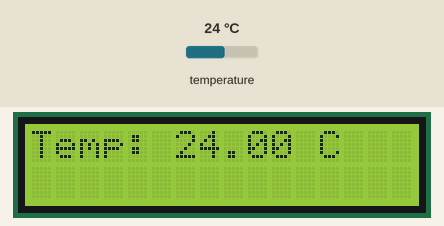
This sketch was run on a simulated Arduino Uno, built with avr-gcc and run on an emulated ATmega328P. On the bench: 16×2 character LCD. Inputs (shaded band) come from the test bench; at power-on: temperature 24 °C. What the sketch prints to the serial monitor is not drawn.

Above: at 1.2 s.
1.3 s: temperature set to 12 °C
At 3.8 s:
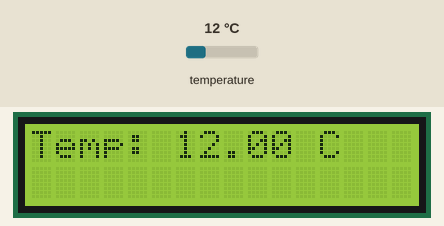
4.1 s: temperature set to 19 °C
At 5.3 s:
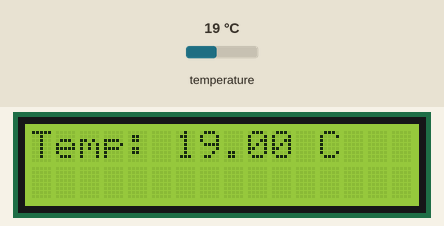
6.6 s: temperature set to 28 °C
At 9.2 s:
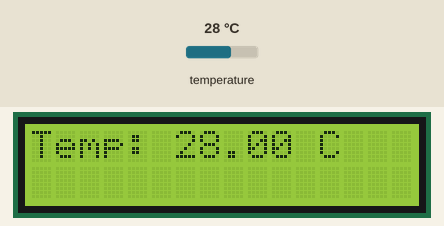
Timing chart, 0 to 10.7 s (numbered marks = the images above; inputs shaded):
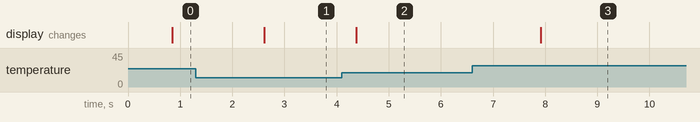

Measured:
- after the input at 1.3 s, the display: changes after 1.3 s (image 1)
- after the input at 4.1 s, the display: changes after 0.28 s (image 2)
- after the input at 6.6 s, the display: changes after 1.3 s (image 3)

The sketch:

temp-disp.ino
```cpp
// Show a DS18B20 temperature reading on the 1602 LCD Keypad Shield AND on
// serial. Combines the ds18b20 and lcd-shield PoCs into one sketch, chosen so
// that no two peripherals share a pin.
//
// Pin map (no overlaps):
//   D2        DS18B20 data (4.7k pull-up between data and 5V; parasitic NOT used)
//   D4-D7     LCD data   (shield)
//   D8, D9    LCD RS, E  (shield)
//   D10       LCD backlight (shield) -- left untouched, default-on. If the
//             screen comes up dark, add: pinMode(10, OUTPUT); digitalWrite(10, HIGH);
//   A0        buttons, all 5 on one analog resistor ladder (shield) -- unused here
//
// Reserved for later PoCs (deliberately not driven here):
//   D3        relay IN/CH. NOTE: relay.ino currently sets RELAY_PIN = 2, which
//             collides with the DS18B20 above. When building the relay PoC,
//             change that constant to 3 to match relay.ino's own wiring comment.
//   A1-A5, D11-D13   free
//
// Known limitation: the loop uses a blocking delay(1000), and the 12-bit
// conversion inside requestTemperatures() blocks ~750ms. Fine for a temperature
// readout; the buttons PoC will move to millis() scheduling so presses aren't
// missed.

#include <LiquidCrystal.h>
#include <OneWire.h>
#include <DallasTemperature.h>

// LCD wired to the shield's fixed pins: RS, E, D4, D5, D6, D7.
LiquidCrystal lcd(8, 9, 4, 5, 6, 7);

const int ONE_WIRE_BUS = 2;
OneWire oneWire(ONE_WIRE_BUS);
DallasTemperature sensors(&oneWire);

void setup() {
  Serial.begin(9600);
  sensors.begin();

  lcd.begin(16, 2);
  lcd.print("Temp: reading...");
}

void loop() {
  sensors.requestTemperatures();
  float tempC = sensors.getTempCByIndex(0);

  lcd.setCursor(0, 0);
  if (tempC == DEVICE_DISCONNECTED_C) {
    Serial.println("Error: DS18B20 not found");
    lcd.print("Sensor error    ");   // trailing spaces wipe stale digits
  } else {
    Serial.print(tempC);
    Serial.println(" C");
    lcd.print("Temp: ");
    lcd.print(tempC);
    lcd.print(" C   ");               // trailing spaces wipe stale digits
  }

  delay(1000);
}
```
